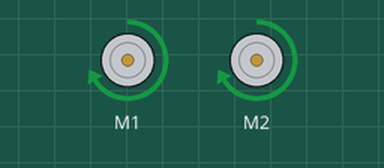
Simulated run of this sketch. Board: Arduino Uno, built with avr-gcc and run on an emulated ATmega328P. Parts: 2 × DC motor (green arrow = forward, orange = backward, longer = faster). What the sketch prints to the serial monitor is not drawn.

Above: at 0.1 s.
At 5.1 s:
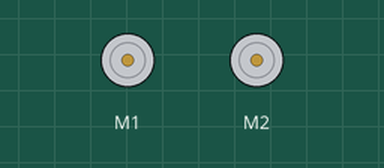
Timing chart, 0 to 6.6 s (numbered marks = the images above):
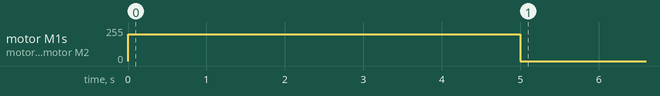

The sketch:

Motor.ino
```cpp
/*
 * Author: Hanbyul Park
 * Description: Code for running dc motor for 5 seconds and stop.
 */
#include <AFMotor.h>
#include <Servo.h>

// DC motor on M1
AF_DCMotor motor1(1);

// DC motor on M2
AF_DCMotor motor2(2);

unsigned long mili_time;
long real_time;

void setup() {
  Serial.begin(9600);           // set up Serial library at 9600 bps
  Serial.println("Basic motor settings");

  motor1.setSpeed(200);
  motor2.setSpeed(200);
  motor1.run(RELEASE);
  motor2.run(RELEASE);
}

void loop() {
  mili_time = (unsigned long)millis();
  real_time = (mili_time / 1000);

  if (real_time >= 5) {
    motor1.run(RELEASE);
    motor2.run(RELEASE);
    return;
  }
  motor1.run(FORWARD);
  motor2.run(FORWARD);
}
```

Measured:
- by itself, motor M1, motor M2: stopped → forward 200/255 at 0.00 s, → stopped 5.0 s later
